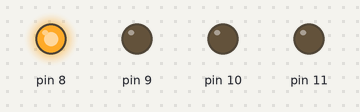
Bench run of a sketch on a simulated Arduino Uno, built with avr-gcc and run on an emulated ATmega328P. On the bench: output pins drawn as LEDs (lit = HIGH).

Above: at 0.1 s.
At 0.7 s:
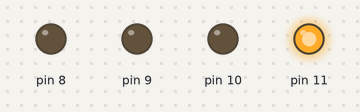
At 1.7 s:
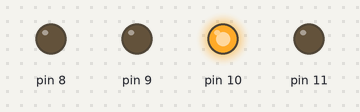
At 2.7 s:
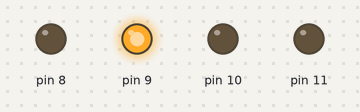
Timing chart, 0 to 3.0 s (numbered marks = the images above):
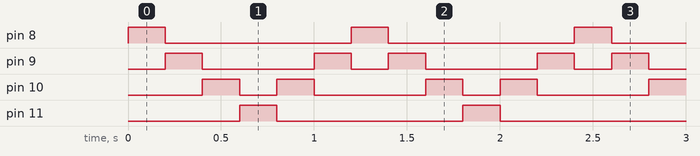

The sketch:

sketch_fourlights.ino
```cpp
void setup() {
  // put your setup code here, to run once:
pinMode(8, OUTPUT);
pinMode(9, OUTPUT);
pinMode(10, OUTPUT);
pinMode(11, OUTPUT);
}

void loop() {
  // put your main code here, to run repeatedly:
digitalWrite (8, HIGH);
digitalWrite (9, LOW);
digitalWrite (10, LOW);
digitalWrite (11, LOW);
delay(200);

digitalWrite (8, LOW);
digitalWrite (9, HIGH);
digitalWrite (10, LOW);
digitalWrite (11, LOW);
delay(200);

digitalWrite (8, LOW);
digitalWrite (9, LOW);
digitalWrite (10, HIGH);
digitalWrite (11, LOW);
delay(200);

digitalWrite (8, LOW);
digitalWrite (9, LOW);
digitalWrite (10, LOW);
digitalWrite (11, HIGH);
delay(200);
//////////////////

digitalWrite (11, LOW);
digitalWrite (10, HIGH);
digitalWrite (9, LOW);
digitalWrite (8, LOW);
delay(200);

digitalWrite (11, LOW);
digitalWrite (10, LOW);
digitalWrite (9, HIGH);
digitalWrite (8, LOW);
delay(200);

}
```

Measured:
- by itself, pin 8, pin 11: alternates HIGH for 0.20 s and LOW for 1.0 s
- by itself, pin 9: repeats every 1.2 s: LOW 0.60 s, HIGH 0.20 s, LOW 0.20 s, HIGH 0.20 s
- by itself, pin 10: repeats every 1.2 s: LOW 0.20 s, HIGH 0.20 s, LOW 0.60 s, HIGH 0.20 s
